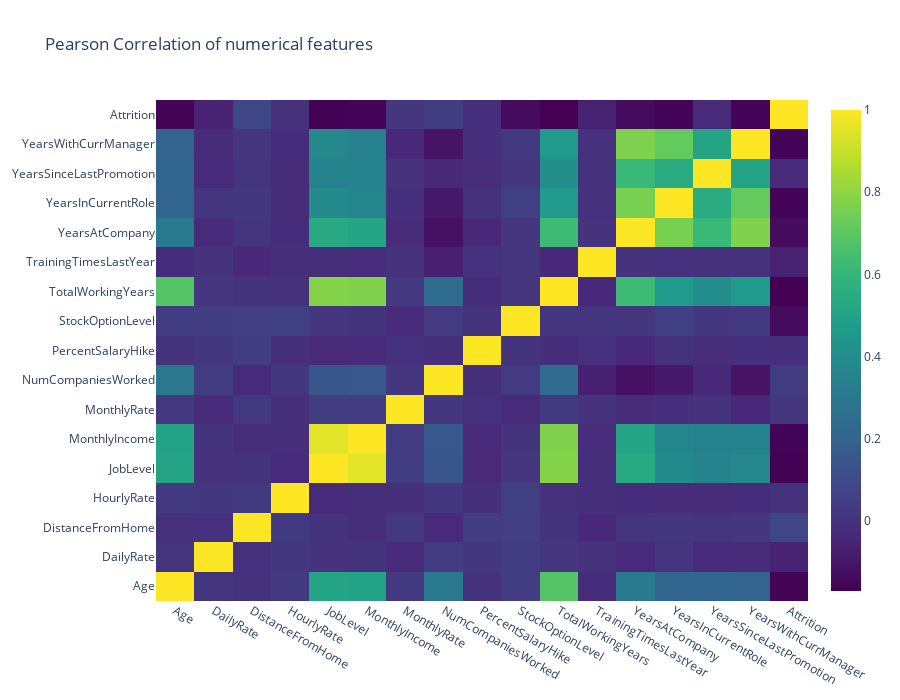

Notebook source saved alongside this figure:
### Markdown cell above
# Heatmap

### Code cell
numerical = [u'Age', u'DailyRate', u'DistanceFromHome', u'HourlyRate', u'JobLevel',
             u'MonthlyIncome', u'MonthlyRate', u'NumCompaniesWorked', u'PercentSalaryHike',
             u'StockOptionLevel', u'TotalWorkingYears', u'TrainingTimesLastYear', u'YearsAtCompany',
             u'YearsInCurrentRole', u'YearsSinceLastPromotion',u'YearsWithCurrManager', u'Attrition']
data = [
    go.Heatmap(
        z=df[numerical].astype(float).corr().values, # Generating the Pearson correlation
        x=df[numerical].columns.values,
        y=df[numerical].columns.values,
        colorscale='Viridis',
        reversescale = False,
#         text = True ,
        opacity = 1.0
    )
]
layout = go.Layout(
    title='Pearson Correlation of numerical features',
    xaxis = dict(ticks='', nticks=36),
    yaxis = dict(ticks='' ),
    width = 900, height = 700,
    
)
fig = go.Figure(data=data, layout=layout)
py.iplot(fig, filename='labelled-heatmap')

### Figure 1 — Plotly figure (JSON) as saved in the notebook; plotly's stock layout.template omitted (floating-point values rounded to 4 significant figures; data arrays with more than 128 entries replaced by an {"elided": "..."} marker saying what was removed)
{"data": [{"colorscale": [[0, "#440154"], [0.1111, "#482878"], [0.2222, "#3e4989"], [0.3333, "#31688e"], [0.4444, "#26828e"], [0.5556, "#1f9e89"], [0.6667, "#35b779"], [0.7778, "#6ece58"], [0.8889, "#b5de2b"], [1, "#fde725"]], "opacity": 1, "reversescale": false, "type": "heatmap", "x": ["Age", "DailyRate", "DistanceFromHome", "HourlyRate", "JobLevel", "MonthlyIncome", "MonthlyRate", "NumCompaniesWorked", "PercentSalaryHike", "StockOptionLevel", "TotalWorkingYears", "TrainingTimesLastYear", "YearsAtCompany", "YearsInCurrentRole", "YearsSinceLastPromotion", "YearsWithCurrManager", "Attrition"], "y": ["Age", "DailyRate", "DistanceFromHome", "HourlyRate", "JobLevel", "MonthlyIncome", "MonthlyRate", "NumCompaniesWorked", "PercentSalaryHike", "StockOptionLevel", "TotalWorkingYears", "TrainingTimesLastYear", "YearsAtCompany", "YearsInCurrentRole", "YearsSinceLastPromotion", "YearsWithCurrManager", "Attrition"], "z": {"elided": "17x17 float values"}}], "layout": {"height": 700, "title": {"text": "Pearson Correlation of numerical features"}, "width": 900, "xaxis": {"nticks": 36, "ticks": ""}, "yaxis": {"ticks": ""}}}
